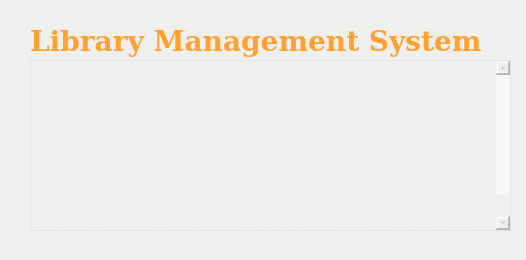
<?xml version="1.0" encoding="UTF-8"?>
<ui version="4.0">
 <class>MainWindow</class>
 <widget class="QMainWindow" name="MainWindow">
  <property name="geometry">
   <rect>
    <x>0</x>
    <y>0</y>
    <width>526</width>
    <height>260</height>
   </rect>
  </property>
  <property name="minimumSize">
   <size>
    <width>0</width>
    <height>0</height>
   </size>
  </property>
  <property name="maximumSize">
   <size>
    <width>880</width>
    <height>420</height>
   </size>
  </property>
  <property name="windowTitle">
   <string>Splash screen - Omar Othman</string>
  </property>
  <property name="styleSheet">
   <string notr="true">QToolTip
{
    border: 1px solid #76797C;
    background-color: rgb(90, 102, 117);;
    color: white;
    padding: 5px;
    opacity: 200;
}

QWidget
{
    color: #eff0f1;
    background-color: #31363b;
    selection-background-color:#3daee9;
    selection-color: #eff0f1;
    background-clip: border;
    border-image: none;
    border: 0px transparent black;
    outline: 0;
}

QWidget:item:hover
{
    background-color: #18465d;
    color: #eff0f1;
}

QWidget:item:selected
{
    background-color: #18465d;
}

QCheckBox
{
    spacing: 5px;
    outline: none;
    color: #eff0f1;
    margin-bottom: 2px;
}

QCheckBox:disabled
{
    color: #76797C;
}

QCheckBox::indicator,
QGroupBox::indicator
{
    width: 18px;
    height: 18px;
}
QGroupBox::indicator
{
    margin-left: 2px;
}

QCheckBox::indicator:unchecked
{
    image: url(:/qss_icons/rc/checkbox_unchecked.png);
}

QCheckBox::indicator:unchecked:hover,
QCheckBox::indicator:unchecked:focus,
QCheckBox::indicator:unchecked:pressed,
QGroupBox::indicator:unchecked:hover,
QGroupBox::indicator:unchecked:focus,
QGroupBox::indicator:unchecked:pressed
{
  border: none;
    image: url(:/qss_icons/rc/checkbox_unchecked_focus.png);
}

QCheckBox::indicator:checked
{
    image: url(:/qss_icons/rc/checkbox_checked.png);
}

QCheckBox::indicator:checked:hover,
QCheckBox::indicator:checked:focus,
QCheckBox::indicator:checked:pressed,
QGroupBox::indicator:checked:hover,
QGroupBox::indicator:checked:focus,
QGroupBox::indicator:checked:pressed
{
  border: none;
    image: url(:/qss_icons/rc/checkbox_checked_focus.png);
}


QCheckBox::indicator:indeterminate
{
    image: url(:/qss_icons/rc/checkbox_indeterminate.png);
}

QCheckBox::indicator:indeterminate:focus,
QCheckBox::indicator:indeterminate:hover,
QCheckBox::indicator:indeterminate:pressed
{
    image: url(:/qss_icons/rc/checkbox_indeterminate_focus.png);
}

QCheckBox::indicator:checked:disabled,
QGroupBox::indicator:checked:disabled
{
    image: url(:/qss_icons/rc/checkbox_checked_disabled.png);
}

QCheckBox::indicator:unchecked:disabled,
QGroupBox::indicator:unchecked:disabled
{
    image: url(:/qss_icons/rc/checkbox_unchecked_disabled.png);
}

QRadioButton
{
    spacing: 5px;
    outline: none;
    color: #eff0f1;
    margin-bottom: 2px;
}

QRadioButton:disabled
{
    color: #76797C;
}
QRadioButton::indicator
{
    width: 21px;
    height: 21px;
}

QRadioButton::indicator:unchecked
{
    image: url(:/qss_icons/rc/radio_unchecked.png);
}


QRadioButton::indicator:unchecked:hover,
QRadioButton::indicator:unchecked:focus,
QRadioButton::indicator:unchecked:pressed
{
    border: none;
    outline: none;
    image: url(:/qss_icons/rc/radio_unchecked_focus.png);
}

QRadioButton::indicator:checked
{
    border: none;
    outline: none;
    image: url(:/qss_icons/rc/radio_checked.png);
}

QRadioButton::indicator:checked:hover,
QRadioButton::indicator:checked:focus,
QRadioButton::indicator:checked:pressed
{
    border: none;
    outline: none;
    image: url(:/qss_icons/rc/radio_checked_focus.png);
}

QRadioButton::indicator:checked:disabled
{
    outline: none;
    image: url(:/qss_icons/rc/radio_checked_disabled.png);
}

QRadioButton::indicator:unchecked:disabled
{
    image: url(:/qss_icons/rc/radio_unchecked_disabled.png);
}


QMenuBar
{
    background-color: #31363b;
    color: #eff0f1;
}

QMenuBar::item
{
    background: transparent;
}

QMenuBar::item:selected
{
    background: transparent;
    border: 1px solid #76797C;
}

QMenuBar::item:pressed
{
    border: 1px solid #76797C;
    background-color: #3daee9;
    color: #eff0f1;
    margin-bottom:-1px;
    padding-bottom:1px;
}

QMenu
{
    border: 1px solid #76797C;
    color: #eff0f1;
    margin: 2px;
}

QMenu::icon
{
    margin: 5px;
}

QMenu::item
{
    padding: 5px 30px 5px 30px;
    border: 1px solid transparent; /* reserve space for selection border */
}

QMenu::item:selected
{
    color: #eff0f1;
}

QMenu::separator {
    height: 2px;
    background: lightblue;
    margin-left: 10px;
    margin-right: 5px;
}

QMenu::indicator {
    width: 18px;
    height: 18px;
}

/* non-exclusive indicator = check box style indicator
   (see QActionGroup::setExclusive) */
QMenu::indicator:non-exclusive:unchecked {
    image: url(:/qss_icons/rc/checkbox_unchecked.png);
}

QMenu::indicator:non-exclusive:unchecked:selected {
    image: url(:/qss_icons/rc/checkbox_unchecked_disabled.png);
}

QMenu::indicator:non-exclusive:checked {
    image: url(:/qss_icons/rc/checkbox_checked.png);
}

QMenu::indicator:non-exclusive:checked:selected {
    image: url(:/qss_icons/rc/checkbox_checked_disabled.png);
}

/* exclusive indicator = radio button style indicator (see QActionGroup::setExclusive) */
QMenu::indicator:exclusive:unchecked {
    image: url(:/qss_icons/rc/radio_unchecked.png);
}

QMenu::indicator:exclusive:unchecked:selected {
    image: url(:/qss_icons/rc/radio_unchecked_disabled.png);
}

QMenu::indicator:exclusive:checked {
    image: url(:/qss_icons/rc/radio_checked.png);
}

QMenu::indicator:exclusive:checked:selected {
    image: url(:/qss_icons/rc/radio_checked_disabled.png);
}

QMenu::right-arrow {
    margin: 5px;
    image: url(:/qss_icons/rc/right_arrow.png)
}


QWidget:disabled
{
    color: #454545;
    background-color: #31363b;
}

QAbstractItemView
{
    alternate-background-color: #31363b;
    color: #eff0f1;
    border: 1px solid 3A3939;
    border-radius: 2px;
}

QWidget:focus, QMenuBar:focus
{
    border: 1px solid #3daee9;
}

QTabWidget:focus, QCheckBox:focus, QRadioButton:focus, QSlider:focus
{
    border: none;
}

QLineEdit
{
    background-color: #232629;
    padding: 5px;
    border-style: solid;
    border: 1px solid #76797C;
    border-radius: 2px;
    color: #eff0f1;
}

QAbstractItemView QLineEdit
{
    padding: 0;
}

QGroupBox {
    border:1px solid #76797C;
    border-radius: 2px;
    margin-top: 20px;
}

QGroupBox::title {
    subcontrol-origin: margin;
    subcontrol-position: top center;
    padding-left: 10px;
    padding-right: 10px;
    padding-top: 10px;
}

QAbstractScrollArea
{
    border-radius: 2px;
    border: 1px solid #76797C;
    background-color: transparent;
}

QScrollBar:horizontal
{
    height: 15px;
    margin: 3px 15px 3px 15px;
    border: 1px transparent #2A2929;
    border-radius: 4px;
    background-color: #2A2929;
}

QScrollBar::handle:horizontal
{
    background-color: #605F5F;
    min-width: 5px;
    border-radius: 4px;
}

QScrollBar::add-line:horizontal
{
    margin: 0px 3px 0px 3px;
    border-image: url(:/qss_icons/rc/right_arrow_disabled.png);
    width: 10px;
    height: 10px;
    subcontrol-position: right;
    subcontrol-origin: margin;
}

QScrollBar::sub-line:horizontal
{
    margin: 0px 3px 0px 3px;
    border-image: url(:/qss_icons/rc/left_arrow_disabled.png);
    height: 10px;
    width: 10px;
    subcontrol-position: left;
    subcontrol-origin: margin;
}

QScrollBar::add-line:horizontal:hover,QScrollBar::add-line:horizontal:on
{
    border-image: url(:/qss_icons/rc/right_arrow.png);
    height: 10px;
    width: 10px;
    subcontrol-position: right;
    subcontrol-origin: margin;
}


QScrollBar::sub-line:horizontal:hover, QScrollBar::sub-line:horizontal:on
{
    border-image: url(:/qss_icons/rc/left_arrow.png);
    height: 10px;
    width: 10px;
    subcontrol-position: left;
    subcontrol-origin: margin;
}

QScrollBar::up-arrow:horizontal, QScrollBar::down-arrow:horizontal
{
    background: none;
}


QScrollBar::add-page:horizontal, QScrollBar::sub-page:horizontal
{
    background: none;
}

QScrollBar:vertical
{
    background-color: #2A2929;
    width: 15px;
    margin: 15px 3px 15px 3px;
    border: 1px transparent #2A2929;
    border-radius: 4px;
}

QScrollBar::handle:vertical
{
    background-color: #605F5F;
    min-height: 5px;
    border-radius: 4px;
}

QScrollBar::sub-line:vertical
{
    margin: 3px 0px 3px 0px;
    border-image: url(:/qss_icons/rc/up_arrow_disabled.png);
    height: 10px;
    width: 10px;
    subcontrol-position: top;
    subcontrol-origin: margin;
}

QScrollBar::add-line:vertical
{
    margin: 3px 0px 3px 0px;
    border-image: url(:/qss_icons/rc/down_arrow_disabled.png);
    height: 10px;
    width: 10px;
    subcontrol-position: bottom;
    subcontrol-origin: margin;
}

QScrollBar::sub-line:vertical:hover,QScrollBar::sub-line:vertical:on
{

    border-image: url(:/qss_icons/rc/up_arrow.png);
    height: 10px;
    width: 10px;
    subcontrol-position: top;
    subcontrol-origin: margin;
}


QScrollBar::add-line:vertical:hover, QScrollBar::add-line:vertical:on
{
    border-image: url(:/qss_icons/rc/down_arrow.png);
    height: 10px;
    width: 10px;
    subcontrol-position: bottom;
    subcontrol-origin: margin;
}

QScrollBar::up-arrow:vertical, QScrollBar::down-arrow:vertical
{
    background: none;
}


QScrollBar::add-page:vertical, QScrollBar::sub-page:vertical
{
    background: none;
}

QTextEdit
{
    background-color: #232629;
    color: #eff0f1;
    border: 1px solid #76797C;
}

QPlainTextEdit
{
    background-color: #232629;;
    color: #eff0f1;
    border-radius: 2px;
    border: 1px solid #76797C;
}

QHeaderView::section
{
    background-color: #76797C;
    color: #eff0f1;
    padding: 5px;
    border: 1px solid #76797C;
}

QSizeGrip {
    image: url(:/qss_icons/rc/sizegrip.png);
    width: 12px;
    height: 12px;
}


QMainWindow::separator
{
    background-color: #31363b;
    color: white;
    padding-left: 4px;
    spacing: 2px;
    border: 1px dashed #76797C;
}

QMainWindow::separator:hover
{

    background-color: #787876;
    color: white;
    padding-left: 4px;
    border: 1px solid #76797C;
    spacing: 2px;
}


QMenu::separator
{
    height: 1px;
    background-color: #76797C;
    color: white;
    padding-left: 4px;
    margin-left: 10px;
    margin-right: 5px;
}


QFrame
{
    border-radius: 2px;
    border: 1px solid #76797C;
}

QFrame[frameShape=&quot;0&quot;]
{
    border-radius: 2px;
    border: 1px transparent #76797C;
}

QStackedWidget
{
    border: 1px transparent black;
}

QToolBar {
    border: 1px transparent #393838;
    background: 1px solid #31363b;
    font-weight: bold;
}

QToolBar::handle:horizontal {
    image: url(:/qss_icons/rc/Hmovetoolbar.png);
}
QToolBar::handle:vertical {
    image: url(:/qss_icons/rc/Vmovetoolbar.png);
}
QToolBar::separator:horizontal {
    image: url(:/qss_icons/rc/Hsepartoolbar.png);
}
QToolBar::separator:vertical {
    image: url(:/qss_icons/rc/Vsepartoolbar.png);
}
QToolButton#qt_toolbar_ext_button {
    background: #58595a
}

QPushButton
{
    color: #eff0f1;
    background-color: #31363b;
    border-width: 1px;
    border-color: #76797C;
    border-style: solid;
    padding: 5px;
    border-radius: 2px;
    outline: none;
}

QPushButton:disabled
{
    background-color: #31363b;
    border-width: 1px;
    border-color: #454545;
    border-style: solid;
    padding-top: 5px;
    padding-bottom: 5px;
    padding-left: 10px;
    padding-right: 10px;
    border-radius: 2px;
    color: #454545;
}

QPushButton:focus {
    background-color: #3daee9;
    color: white;
}

QPushButton:pressed
{
    background-color: #3daee9;
    padding-top: -15px;
    padding-bottom: -17px;
}

QComboBox
{
    selection-background-color: #3daee9;
    border-style: solid;
    border: 1px solid #76797C;
    border-radius: 2px;
    padding: 5px;
    min-width: 75px;
}

QPushButton:checked{
    background-color: #76797C;
    border-color: #6A6969;
}

QComboBox:hover,QPushButton:hover,QAbstractSpinBox:hover,QLineEdit:hover,QTextEdit:hover,QPlainTextEdit:hover,QAbstractView:hover,QTreeView:hover
{
    border: 1px solid #3daee9;
    color: #eff0f1;
}

QComboBox:on
{
    padding-top: 3px;
    padding-left: 4px;
    selection-background-color: #4a4a4a;
}

QComboBox QAbstractItemView
{
    background-color: #232629;
    border-radius: 2px;
    border: 1px solid #76797C;
    selection-background-color: #18465d;
}

QComboBox::drop-down
{
    subcontrol-origin: padding;
    subcontrol-position: top right;
    width: 15px;

    border-left-width: 0px;
    border-left-color: darkgray;
    border-left-style: solid;
    border-top-right-radius: 3px;
    border-bottom-right-radius: 3px;
}

QComboBox::down-arrow
{
    image: url(:/qss_icons/rc/down_arrow_disabled.png);
}

QComboBox::down-arrow:on, QComboBox::down-arrow:hover,
QComboBox::down-arrow:focus
{
    image: url(:/qss_icons/rc/down_arrow.png);
}

QAbstractSpinBox {
    padding: 5px;
    border: 1px solid #76797C;
    background-color: #232629;
    color: #eff0f1;
    border-radius: 2px;
    min-width: 75px;
}

QAbstractSpinBox:up-button
{
    background-color: transparent;
    subcontrol-origin: border;
    subcontrol-position: center right;
}

QAbstractSpinBox:down-button
{
    background-color: transparent;
    subcontrol-origin: border;
    subcontrol-position: center left;
}

QAbstractSpinBox::up-arrow,QAbstractSpinBox::up-arrow:disabled,QAbstractSpinBox::up-arrow:off {
    image: url(:/qss_icons/rc/up_arrow_disabled.png);
    width: 10px;
    height: 10px;
}
QAbstractSpinBox::up-arrow:hover
{
    image: url(:/qss_icons/rc/up_arrow.png);
}


QAbstractSpinBox::down-arrow,QAbstractSpinBox::down-arrow:disabled,QAbstractSpinBox::down-arrow:off
{
    image: url(:/qss_icons/rc/down_arrow_disabled.png);
    width: 10px;
    height: 10px;
}
QAbstractSpinBox::down-arrow:hover
{
    image: url(:/qss_icons/rc/down_arrow.png);
}


QLabel
{
    border: 0px solid black;
}

QTabWidget{
    border: 0px transparent black;
}

QTabWidget::pane {
    border: 1px solid #76797C;
    padding: 5px;
    margin: 0px;
}

QTabWidget::tab-bar {
    left: 5px; /* move to the right by 5px */
}

QTabBar
{
    qproperty-drawBase: 0;
    border-radius: 3px;
}

QTabBar:focus
{
    border: 0px transparent black;
}

QTabBar::close-button  {
    image: url(:/qss_icons/rc/close.png);
    background: transparent;
}

QTabBar::close-button:hover
{
    image: url(:/qss_icons/rc/close-hover.png);
    background: transparent;
}

QTabBar::close-button:pressed {
    image: url(:/qss_icons/rc/close-pressed.png);
    background: transparent;
}

/* TOP TABS */
QTabBar::tab:top {
    color: #eff0f1;
    border: 1px solid #76797C;
    border-bottom: 1px transparent black;
    background-color: #31363b;
    padding: 5px;
    min-width: 50px;
    border-top-left-radius: 2px;
    border-top-right-radius: 2px;
}

QTabBar::tab:top:!selected
{
    color: #eff0f1;
    background-color: #54575B;
    border: 1px solid #76797C;
    border-bottom: 1px transparent black;
    border-top-left-radius: 2px;
    border-top-right-radius: 2px;
}

QTabBar::tab:top:!selected:hover {
    background-color: #3daee9;
}

/* BOTTOM TABS */
QTabBar::tab:bottom {
    color: #eff0f1;
    border: 1px solid #76797C;
    border-top: 1px transparent black;
    background-color: #31363b;
    padding: 5px;
    border-bottom-left-radius: 2px;
    border-bottom-right-radius: 2px;
    min-width: 50px;
}

QTabBar::tab:bottom:!selected
{
    color: #eff0f1;
    background-color: #54575B;
    border: 1px solid #76797C;
    border-top: 1px transparent black;
    border-bottom-left-radius: 2px;
    border-bottom-right-radius: 2px;
}

QTabBar::tab:bottom:!selected:hover {
    background-color: #3daee9;
}

/* LEFT TABS */
QTabBar::tab:left {
    color: #eff0f1;
    border: 1px solid #76797C;
    border-left: 1px transparent black;
    background-color: #31363b;
    padding: 5px;
    border-top-right-radius: 2px;
    border-bottom-right-radius: 2px;
    min-height: 50px;
}

QTabBar::tab:left:!selected
{
    color: #eff0f1;
    background-color: #54575B;
    border: 1px solid #76797C;
    border-left: 1px transparent black;
    border-top-right-radius: 2px;
    border-bottom-right-radius: 2px;
}

QTabBar::tab:left:!selected:hover {
    background-color: #3daee9;
}


/* RIGHT TABS */
QTabBar::tab:right {
    color: #eff0f1;
    border: 1px solid #76797C;
    border-right: 1px transparent black;
    background-color: #31363b;
    padding: 5px;
    border-top-left-radius: 2px;
    border-bottom-left-radius: 2px;
    min-height: 50px;
}

QTabBar::tab:right:!selected
{
    color: #eff0f1;
    background-color: #54575B;
    border: 1px solid #76797C;
    border-right: 1px transparent black;
    border-top-left-radius: 2px;
    border-bottom-left-radius: 2px;
}

QTabBar::tab:right:!selected:hover {
    background-color: #3daee9;
}

QTabBar QToolButton::right-arrow:enabled {
     image: url(:/qss_icons/rc/right_arrow.png);
 }

 QTabBar QToolButton::left-arrow:enabled {
     image: url(:/qss_icons/rc/left_arrow.png);
 }

QTabBar QToolButton::right-arrow:disabled {
     image: url(:/qss_icons/rc/right_arrow_disabled.png);
 }

 QTabBar QToolButton::left-arrow:disabled {
     image: url(:/qss_icons/rc/left_arrow_disabled.png);
 }


QDockWidget {
    background: #31363b;
    border: 1px solid #403F3F;
    titlebar-close-icon: url(:/qss_icons/rc/close.png);
    titlebar-normal-icon: url(:/qss_icons/rc/undock.png);
}

QDockWidget::close-button, QDockWidget::float-button {
    border: 1px solid transparent;
    border-radius: 2px;
    background: transparent;
}

QDockWidget::close-button:hover, QDockWidget::float-button:hover {
    background: rgba(255, 255, 255, 10);
}

QDockWidget::close-button:pressed, QDockWidget::float-button:pressed {
    padding: 1px -1px -1px 1px;
    background: rgba(255, 255, 255, 10);
}

QTreeView, QListView
{
    border: 1px solid #76797C;
    background-color: #232629;
}

QTreeView:branch:selected, QTreeView:branch:hover
{
    background: url(:/qss_icons/rc/transparent.png);
}

QTreeView::branch:has-siblings:!adjoins-item {
    border-image: url(:/qss_icons/rc/transparent.png);
}

QTreeView::branch:has-siblings:adjoins-item {
    border-image: url(:/qss_icons/rc/transparent.png);
}

QTreeView::branch:!has-children:!has-siblings:adjoins-item {
    border-image: url(:/qss_icons/rc/transparent.png);
}

QTreeView::branch:has-children:!has-siblings:closed,
QTreeView::branch:closed:has-children:has-siblings {
    image: url(:/qss_icons/rc/branch_closed.png);
}

QTreeView::branch:open:has-children:!has-siblings,
QTreeView::branch:open:has-children:has-siblings  {
    image: url(:/qss_icons/rc/branch_open.png);
}

QTreeView::branch:has-children:!has-siblings:closed:hover,
QTreeView::branch:closed:has-children:has-siblings:hover {
    image: url(:/qss_icons/rc/branch_closed-on.png);
    }

QTreeView::branch:open:has-children:!has-siblings:hover,
QTreeView::branch:open:has-children:has-siblings:hover  {
    image: url(:/qss_icons/rc/branch_open-on.png);
    }

QListView::item:!selected:hover, QTreeView::item:!selected:hover  {
    background: #18465d;
    outline: 0;
    color: #eff0f1
}

QListView::item:selected:hover, QTreeView::item:selected:hover  {
    background: #287399;
    color: #eff0f1;
}

QTreeView::indicator:checked, QListView::indicator:checked
{
    image: url(:/qss_icons/rc/checkbox_checked.png);
}

QTreeView::indicator:checked, QListView::indicator:checked
{
    image: url(:/qss_icons/rc/checkbox_unchecked.png);
}

QTreeView::indicator:checked:hover,
QTreeView::indicator:checked:focus,
QTreeView::indicator:checked:pressed,
QListView::indicator:checked:hover,
QListView::indicator:checked:focus,
QListView::indicator:checked:pressed
{
    image: url(:/qss_icons/rc/checkbox_checked_focus.png);
}

QTreeView::indicator:unchecked:hover,
QTreeView::indicator:unchecked:focus,
QTreeView::indicator:unchecked:pressed,
QListView::indicator:unchecked:hover,
QListView::indicator:unchecked:focus,
QListView::indicator:unchecked:pressed
{
    image: url(:/qss_icons/rc/checkbox_unchecked_focus.png);
}

QSlider::groove:horizontal {
    border: 1px solid #565a5e;
    height: 4px;
    background: #565a5e;
    margin: 0px;
    border-radius: 2px;
}

QSlider::handle:horizontal {
    background: #232629;
    border: 1px solid #565a5e;
    width: 16px;
    height: 16px;
    margin: -8px 0;
    border-radius: 9px;
}

QSlider::groove:vertical {
    border: 1px solid #565a5e;
    width: 4px;
    background: #565a5e;
    margin: 0px;
    border-radius: 3px;
}

QSlider::handle:vertical {
    background: #232629;
    border: 1px solid #565a5e;
    width: 16px;
    height: 16px;
    margin: 0 -8px;
    border-radius: 9px;
}

QToolButton {
    background-color: transparent;
    border: 1px transparent #76797C;
    border-radius: 2px;
    margin: 3px;
    padding: 5px;
}

QToolButton[popupMode=&quot;1&quot;] { /* only for MenuButtonPopup */
 padding-right: 20px; /* make way for the popup button */
 border: 1px #76797C;
 border-radius: 5px;
}

QToolButton[popupMode=&quot;2&quot;] { /* only for InstantPopup */
 padding-right: 10px; /* make way for the popup button */
 border: 1px #76797C;
}


QToolButton:hover, QToolButton::menu-button:hover {
    background-color: transparent;
    border: 1px solid #3daee9;
    padding: 5px;
}

QToolButton:checked, QToolButton:pressed,
        QToolButton::menu-button:pressed {
    background-color: #3daee9;
    border: 1px solid #3daee9;
    padding: 5px;
}

/* the subcontrol below is used only in the InstantPopup or DelayedPopup mode */
QToolButton::menu-indicator {
    image: url(:/qss_icons/rc/down_arrow.png);
    top: -7px; left: -2px; /* shift it a bit */
}

/* the subcontrols below are used only in the MenuButtonPopup mode */
QToolButton::menu-button {
    border: 1px transparent #76797C;
    border-top-right-radius: 6px;
    border-bottom-right-radius: 6px;
    /* 16px width + 4px for border = 20px allocated above */
    width: 16px;
    outline: none;
}

QToolButton::menu-arrow {
    image: url(:/qss_icons/rc/down_arrow.png);
}

QToolButton::menu-arrow:open {
    border: 1px solid #76797C;
}

QPushButton::menu-indicator  {
    subcontrol-origin: padding;
    subcontrol-position: bottom right;
    left: 8px;
}

QTableView
{
    border: 1px solid #76797C;
    gridline-color: #31363b;
    background-color: #232629;
}


QTableView, QHeaderView
{
    border-radius: 0px;
}

QTableView::item:pressed, QListView::item:pressed, QTreeView::item:pressed  {
    background: #18465d;
    color: #eff0f1;
}

QTableView::item:selected:active, QTreeView::item:selected:active, QListView::item:selected:active  {
    background: #287399;
    color: #eff0f1;
}


QHeaderView
{
    background-color: #31363b;
    border: 1px transparent;
    border-radius: 0px;
    margin: 0px;
    padding: 0px;

}

QHeaderView::section  {
    background-color: #31363b;
    color: #eff0f1;
    padding: 5px;
    border: 1px solid #76797C;
    border-radius: 0px;
    text-align: center;
}

QHeaderView::section::vertical::first, QHeaderView::section::vertical::only-one
{
    border-top: 1px solid #76797C;
}

QHeaderView::section::vertical
{
    border-top: transparent;
}

QHeaderView::section::horizontal::first, QHeaderView::section::horizontal::only-one
{
    border-left: 1px solid #76797C;
}

QHeaderView::section::horizontal
{
    border-left: transparent;
}


QHeaderView::section:checked
 {
    color: white;
    background-color: #334e5e;
 }

 /* style the sort indicator */
QHeaderView::down-arrow {
    image: url(:/qss_icons/rc/down_arrow.png);
}

QHeaderView::up-arrow {
    image: url(:/qss_icons/rc/up_arrow.png);
}


QTableCornerButton::section {
    background-color: #31363b;
    border: 1px transparent #76797C;
    border-radius: 0px;
}

QToolBox  {
    padding: 5px;
    border: 1px transparent black;
}

QToolBox::tab {
    color: #eff0f1;
    background-color: #31363b;
    border: 1px solid #76797C;
    border-bottom: 1px transparent #31363b;
    border-top-left-radius: 5px;
    border-top-right-radius: 5px;
}

QToolBox::tab:selected { /* italicize selected tabs */
    font: italic;
    background-color: #31363b;
    border-color: #3daee9;
 }

QStatusBar::item {
    border: 0px transparent dark;
 }


QFrame[height=&quot;3&quot;], QFrame[width=&quot;3&quot;] {
    background-color: #76797C;
}


QSplitter::handle {
    border: 1px dashed #76797C;
}

QSplitter::handle:hover {
    background-color: #787876;
    border: 1px solid #76797C;
}

QSplitter::handle:horizontal {
    width: 1px;
}

QSplitter::handle:vertical {
    height: 1px;
}

QProgressBar {
    border: 1px solid #76797C;
    border-radius: 5px;
    text-align: center;
}

QProgressBar::chunk {
    background-color: #05B8CC;
}

QDateEdit
{
    selection-background-color: #3daee9;
    border-style: solid;
    border: 1px solid #3375A3;
    border-radius: 2px;
    padding: 1px;
    min-width: 75px;
}

QDateEdit:on
{
    padding-top: 3px;
    padding-left: 4px;
    selection-background-color: #4a4a4a;
}

QDateEdit QAbstractItemView
{
    background-color: #232629;
    border-radius: 2px;
    border: 1px solid #3375A3;
    selection-background-color: #3daee9;
}

QDateEdit::drop-down
{
    subcontrol-origin: padding;
    subcontrol-position: top right;
    width: 15px;
    border-left-width: 0px;
    border-left-color: darkgray;
    border-left-style: solid;
    border-top-right-radius: 3px;
    border-bottom-right-radius: 3px;
}

QDateEdit::down-arrow
{
    image: url(:/qss_icons/rc/down_arrow_disabled.png);
}

QDateEdit::down-arrow:on, QDateEdit::down-arrow:hover,
QDateEdit::down-arrow:focus
{
    image: url(:/qss_icons/rc/down_arrow.png);
}</string>
  </property>
  <widget class="QWidget" name="centralwidget">
   <widget class="QLabel" name="splah_image">
    <property name="geometry">
     <rect>
      <x>-240</x>
      <y>-100</y>
      <width>1001</width>
      <height>361</height>
     </rect>
    </property>
    <property name="styleSheet">
     <string notr="true">background-image: url(:/i/splash.png);</string>
    </property>
    <property name="text">
     <string/>
    </property>
   </widget>
   <widget class="QProgressBar" name="progressBar">
    <property name="geometry">
     <rect>
      <x>0</x>
      <y>240</y>
      <width>521</width>
      <height>8</height>
     </rect>
    </property>
    <property name="styleSheet">
     <string notr="true">QProgressBar{
    border: none;
    background-color: transparent;
}

QProgressBar::chunk {
    background-color: rgb(255,160,47);
    width: 10px;
    
}</string>
    </property>
    <property name="value">
     <number>0</number>
    </property>
    <property name="textVisible">
     <bool>false</bool>
    </property>
   </widget>
   <widget class="QLabel" name="label">
    <property name="geometry">
     <rect>
      <x>30</x>
      <y>20</y>
      <width>481</width>
      <height>41</height>
     </rect>
    </property>
    <property name="font">
     <font>
      <family>DejaVu Serif</family>
      <pointsize>21</pointsize>
      <weight>75</weight>
      <bold>true</bold>
     </font>
    </property>
    <property name="styleSheet">
     <string notr="true">color: rgb(255,160,47);
background-color: rgb(238, 238, 236, 50);;</string>
    </property>
    <property name="text">
     <string>Library Management System</string>
    </property>
   </widget>
   <widget class="QTextEdit" name="textEdit">
    <property name="enabled">
     <bool>false</bool>
    </property>
    <property name="geometry">
     <rect>
      <x>30</x>
      <y>60</y>
      <width>481</width>
      <height>171</height>
     </rect>
    </property>
    <property name="font">
     <font>
      <family>Abyssinica SIL</family>
      <pointsize>16</pointsize>
     </font>
    </property>
    <property name="styleSheet">
     <string notr="true">background-color: rgb(238, 238, 236, 50);
border-color: transparent;
</string>
    </property>
    <property name="html">
     <string>&lt;!DOCTYPE HTML PUBLIC &quot;-//W3C//DTD HTML 4.0//EN&quot; &quot;http://www.w3.org/TR/REC-html40/strict.dtd&quot;&gt;
&lt;html&gt;&lt;head&gt;&lt;meta name=&quot;qrichtext&quot; content=&quot;1&quot; /&gt;&lt;style type=&quot;text/css&quot;&gt;
p, li { white-space: pre-wrap; }
&lt;/style&gt;&lt;/head&gt;&lt;body style=&quot; font-family:'Abyssinica SIL'; font-size:16pt; font-weight:400; font-style:normal;&quot;&gt;
&lt;p style=&quot; margin-top:12px; margin-bottom:12px; margin-left:0px; margin-right:0px; -qt-block-indent:0; text-indent:0px;&quot;&gt;&lt;span style=&quot; font-family:'Ubuntu'; font-size:12pt; color:#eeeeec;&quot;&gt;Copyright 2020 Bin Hanif Internationals &lt;/span&gt;&lt;/p&gt;
&lt;p style=&quot; margin-top:12px; margin-bottom:12px; margin-left:0px; margin-right:0px; -qt-block-indent:0; text-indent:0px;&quot;&gt;&lt;span style=&quot; font-family:'Ubuntu'; font-size:12pt; color:#eeeeec;&quot;&gt;Permission is hereby granted, free of charge, to any person obtaining a copy of this software and associated documentation files (the &amp;quot;Software&amp;quot;), to deal in the Software without restriction, including without limitation the rights to use, copy, modify, merge, publish, distribute, sublicense, and/or sell copies of the Software, and to permit persons to whom the Software is furnished to do so, subjected.&lt;/span&gt;&lt;/p&gt;&lt;/body&gt;&lt;/html&gt;</string>
    </property>
   </widget>
  </widget>
 </widget>
 <resources>
  <include location="icons.qrc"/>
 </resources>
 <connections/>
</ui>
